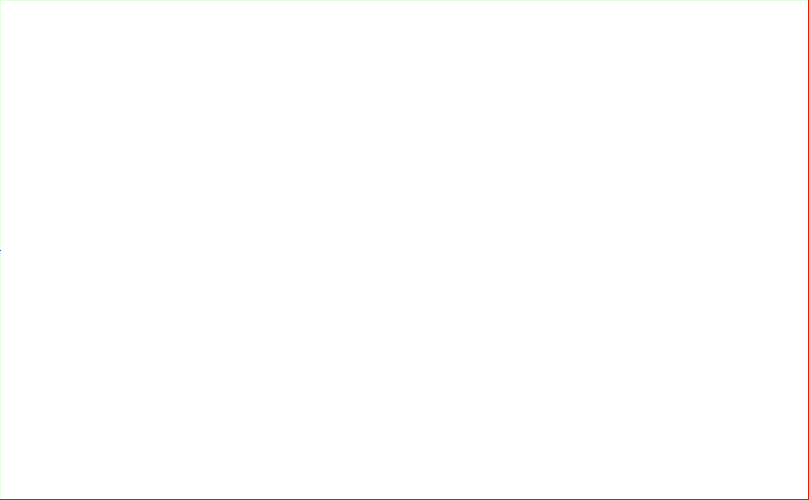
Frame 1 (no input)
Frame 60 (the mouse pressed at the canvas centre just before this capture): identical to frame 1, image omitted
Frame 120 (the mouse held since frame 60 and released just before this capture): identical to frame 1, image omitted

The Processing sketch that drew this single still picture (run headless with seeded random() and noise(); from frame 60 on, the mouse is pressed at the canvas centre):

// Processing sketch: details
// ── details.pde
/* SM, May 2016
 * Playing with precise dimensions of width and height
 *
 * The upper-left pixel is  (0,0) and lower-right is (width-1, height-1)
 * 
 */

int selection = 0;
int num_selections = 2;

void setup() {
  size(809, 500);
}

void draw() {
  background(255, 0, 0);

  int sWeight = 0;
  if (sWeight<0) sWeight=0;
  strokeWeight(sWeight);

  int offset = 0;
  if(offset<0) offset=0;

  stroke(0,255,0);
  fill(255);
  if (selection == 0) {
    rect(0, 0, width-1, height-1);
    //rect(0, 0, width/2, height);
    //rect(width/2, 0, width-1, height-1);
  } else if (selection == 1) {
    rect(0, 0, width, height);
    //rect(0, 0, width/2, height);
    //rect(width/2, 0, width, height);
  } else {
  }
  
  stroke(0,0,255);
  strokeWeight(1);
  line(0, height/2, sWeight, height/2);
}


void mouseClicked() {
  if (selection == num_selections) {
    selection = 0;
  } else{
    selection++;
  }
}
